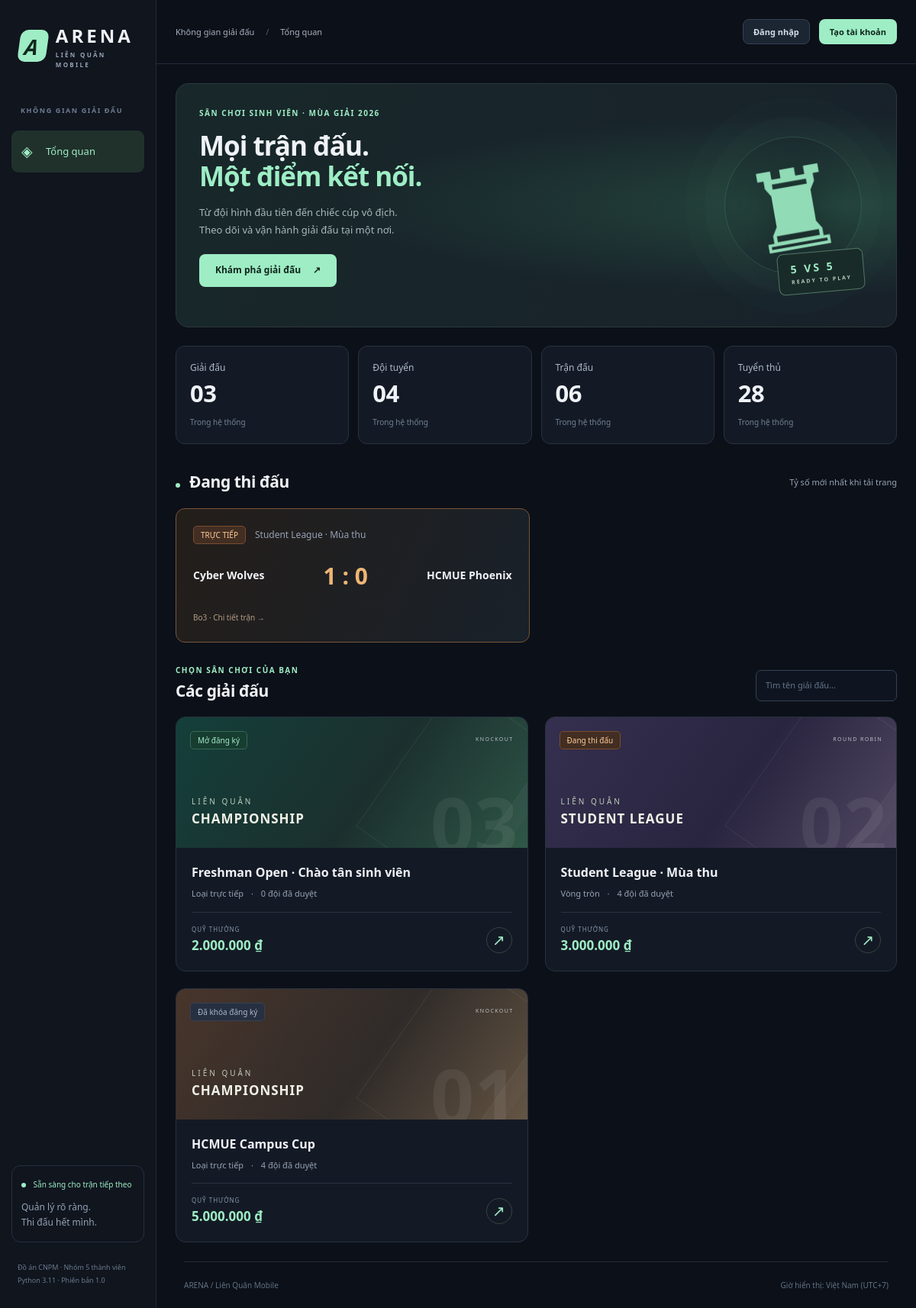
The page / on the database its author committed.
### tables this page shows
CREATE TABLE matches(id INTEGER PRIMARY KEY,event_id INTEGER NOT NULL REFERENCES events(id),round_id INTEGER NOT NULL REFERENCES rounds(id),slot INTEGER NOT NULL,team_a INTEGER REFERENCES teams(id),team_b INTEGER REFERENCES teams(id),best_of INTEGER NOT NULL CHECK(best_of IN(3,5)),starts TEXT,ends TEXT,referee_id INTEGER REFERENCES users(id),state TEXT NOT NULL DEFAULT 'scheduled' CHECK(state IN('scheduled','live','finished','bye')),winner_id INTEGER REFERENCES teams(id),next_id INTEGER REFERENCES matches(id),next_slot TEXT CHECK(next_slot IN('a','b')),version INTEGER NOT NULL DEFAULT 1,CHECK(team_a IS NULL OR team_b IS NULL OR team_a<>team_b),CHECK(starts IS NULL OR ends IS NULL OR starts<ends),UNIQUE(round_id,slot));

CREATE TABLE events(id INTEGER PRIMARY KEY,name TEXT NOT NULL,format TEXT NOT NULL CHECK(format IN('knockout','roundrobin')),status TEXT NOT NULL DEFAULT 'draft' CHECK(status IN('draft','open','locked','live','finished')),opens TEXT NOT NULL,closes TEXT NOT NULL,reserve_max INTEGER NOT NULL DEFAULT 2 CHECK(reserve_max BETWEEN 0 AND 2),win_points INTEGER NOT NULL DEFAULT 3,loss_points INTEGER NOT NULL DEFAULT 0,pool INTEGER NOT NULL DEFAULT 0 CHECK(pool>=0),CHECK(opens<closes),CHECK(win_points>loss_points AND loss_points>=0));

CREATE TABLE teams(id INTEGER PRIMARY KEY,name TEXT NOT NULL UNIQUE,tag TEXT NOT NULL,captain_id INTEGER NOT NULL REFERENCES students(id),active INTEGER NOT NULL DEFAULT 1);

### app/__init__.py (the view)
    @web.get("/")
    def home():
        events = query(
            "SELECT e.*,(SELECT COUNT(*) FROM entries WHERE event_id=e.id AND status='approved') teams FROM events e ORDER BY e.id DESC"
        )
        live = query("""SELECT m.*,a.name a_name,b.name b_name,e.name event_name,
        (SELECT COUNT(*) FROM games WHERE match_id=m.id AND winner_id=m.team_a) score_a,
        (SELECT COUNT(*) FROM games WHERE match_id=m.id AND winner_id=m.team_b) score_b
        FROM matches m JOIN events e ON e.id=m.event_id LEFT JOIN teams a ON a.id=m.team_a LEFT JOIN teams b ON b.id=m.team_b
        WHERE m.state='live' ORDER BY m.id LIMIT 3""")
        totals = {
            t: query("SELECT COUNT(*) n FROM " + t, one=True)["n"]
            for t in ["teams", "events", "matches", "students"]
        }
        return render_template("home.html", events=events, live=live, totals=totals)

### app/auth.py (called while the page is built)
def load_user():
    g.user = query(
        "SELECT u.*,s.ign,s.full_name FROM users u LEFT JOIN students s ON s.id=u.student_id WHERE u.id=? AND u.active=1",
        (session.get("uid"),),
        one=True,
    )
    if not g.user:
        session.pop("uid", None)

def csrf_token():
    if "csrf" not in session:
        session["csrf"] = secrets.token_hex(32)
    return session["csrf"]

def csrf_guard():
    if request.method == "POST":
        sent = request.form.get("csrf") or request.headers.get("X-CSRF-Token", "")
        if not secrets.compare_digest(sent, session.get("csrf", "")) or not sent:
            abort(400, description="Phiên biểu mẫu đã hết hạn. Hãy tải lại trang.")

### app/common.py (called while the page is built)
def can(permission):
    return bool(
        g.user
        and query(
            "SELECT 1 FROM role_permissions WHERE role=? AND permission=?",
            (g.user["role"], permission),
            one=True,
        )
    )

### app/db.py (called while the page is built)
def get_db():
    if "db" not in g:
        g.db = sqlite3.connect(
            current_app.config["DATABASE"], timeout=15, isolation_level=None
        )
        g.db.row_factory = sqlite3.Row
        g.db.execute("PRAGMA foreign_keys=ON")
        g.db.execute("PRAGMA journal_mode=WAL")
        g.db.execute("PRAGMA busy_timeout=15000")
    return g.db

def query(sql, args=(), one=False):
    rows = get_db().execute(sql, args).fetchall()
    return (rows[0] if rows else None) if one else rows

### app/templates/home.html
{% extends 'base.html' %}{% block content %}
<section class="hero"><div><div class="eyebrow">SÂN CHƠI SINH VIÊN · MÙA GIẢI 2026</div><h1>Mọi trận đấu.<br><span>Một điểm kết nối.</span></h1><p>Từ đội hình đầu tiên đến chiếc cúp vô địch.<br>Theo dõi và vận hành giải đấu tại một nơi.</p><div class="actions"><a class="btn" href="#events">Khám phá giải đấu <span>↗</span></a>{% if can('event') %}<a class="btn ghost" href="{{ url_for('event.create') }}">+ Tạo giải mới</a>{% endif %}</div></div><div class="hero-art" aria-hidden="true"><div class="orbit"></div><div class="trophy">♜</div><div class="hero-chip">5 VS 5 <span>READY TO PLAY</span></div></div></section>
<section class="metrics">{% for key,label in [('events','Giải đấu'),('teams','Đội tuyển'),('matches','Trận đấu'),('students','Tuyển thủ')] %}<div class="metric"><span>{{ label }}</span><strong>{{ '%02d'|format(totals[key]) }}</strong><small>Trong hệ thống</small></div>{% endfor %}</section>
{% if live %}<div class="section-heading"><h2><i class="dot"></i> Đang thi đấu</h2><span>Tỷ số mới nhất khi tải trang</span></div><div class="live-grid">{% for m in live %}<a class="live-card" href="{{ url_for('match.detail',mid=m.id) }}"><span class="badge live">TRỰC TIẾP</span><small>{{ m.event_name }}</small><div class="live-score"><b>{{ m.a_name }}</b><strong>{{ m.score_a }} : {{ m.score_b }}</strong><b>{{ m.b_name }}</b></div><span>Bo{{ m.best_of }} · Chi tiết trận →</span></a>{% endfor %}</div>{% endif %}
<div class="section-heading" id="events"><div><p class="eyebrow">CHỌN SÂN CHƠI CỦA BẠN</p><h2>Các giải đấu</h2></div><label class="search-label"><span class="sr-only">Tìm giải đấu</span><input id="event-search" type="search" placeholder="Tìm tên giải đấu…"></label></div>
<div class="event-grid">{% for e in events %}<article class="event-card" data-event-name="{{ e.name|lower }}"><div class="event-cover cover-{{ loop.index%3 }}"><span class="badge {{ e.status }}">{{ labels[e.status] }}</span><span class="cover-mark">{{ 'KNOCKOUT' if e.format=='knockout' else 'ROUND ROBIN' }}</span><div class="cover-title">LIÊN QUÂN<br><strong>{{ 'CHAMPIONSHIP' if e.format=='knockout' else 'STUDENT LEAGUE' }}</strong></div><span class="cover-no">{{ '%02d'|format(e.id) }}</span></div><div class="card-body"><h3><a href="{{ url_for('event.detail',eid=e.id) }}">{{ e.name }}</a></h3><p>{{ labels[e.format] }} <span>·</span> {{ e.teams }} đội đã duyệt</p><div class="card-bottom"><div><small>QUỸ THƯỞNG</small><strong>{{ e.pool|money }}</strong></div><a class="round-link" href="{{ url_for('event.detail',eid=e.id) }}" aria-label="Xem {{ e.name }}">↗</a></div></div></article>{% else %}<div class="empty"><h3>Chưa có giải đấu</h3><p>BTC có thể tạo giải đầu tiên từ menu bên trái.</p></div>{% endfor %}</div><p id="search-empty" hidden>Không có giải đấu khớp từ khóa.</p>
{% endblock %}

### app/templates/base.html (shortened to what this page needs)
<!doctype html><html lang="vi"><head><link rel="stylesheet" href="{{ url_for('static',filename='style.css') }}"></head>
<body><aside class="sidebar" id="sidebar"><a class="brand" href="{{ url_for('web.home') }}"><span class="brand-icon">A</span><span>ARENA<small>LIÊN QUÂN MOBILE</small></span></a><p class="nav-label">KHÔNG GIAN GIẢI ĐẤU</p><nav><a class="nav-item {{ 'active' if request.endpoint=='web.home' }}" href="{{ url_for('web.home') }}"><span>◈</span>Tổng quan</a></nav><div class="sidebar-note"><span class="dot"></span> Sẵn sàng cho trận tiếp theo<p>Quản lý rõ ràng.<br>Thi đấu hết mình.</p></div><div class="sidebar-foot">Đồ án CNPM · Nhóm 5 thành viên<br>Python 3.11 · Phiên bản 1.0</div></aside>
<div class="workspace"><header class="topbar"><button class="icon-btn mobile-only" id="menu-toggle" aria-label="Mở menu" aria-expanded="false">☰</button><span class="breadcrumb">Không gian giải đấu <span>/</span> {% block crumb %}Tổng quan{% endblock %}</span><div class="account">{% if g.user %}<span class="avatar">{{ (g.user.ign or g.user.username)[:1]|upper }}</span><span><b>{{ g.user.ign or g.user.username }}</b><small>{{ labels[g.user.role] }}</small></span><form method="post" action="{{ url_for('auth.logout') }}">{{ csrf_field() }}<button class="link-btn">Đăng xuất</button></form>{% else %}<a class="btn secondary small" href="{{ url_for('auth.login') }}">Đăng nhập</a><a class="btn small" href="{{ url_for('auth.register') }}">Tạo tài khoản</a>{% endif %}</div></header>
<main id="main">{% block content %}{% endblock %}</main><footer class="footer">ARENA / Liên Quân Mobile <span>Giờ hiển thị: Việt Nam (UTC+7)</span></footer></div></body></html>

### rows shown on the page
matches: event_name "Student League · Mùa thu", a_name "Cyber Wolves", score_a "1", score_b "0", b_name "HCMUE Phoenix", best_of "3"
events: status "Mở đăng ký", format "KNOCKOUT", format "CHAMPIONSHIP", name "Freshman Open · Chào tân sinh viên", format "Loại trực tiếp", teams "0", pool "2.000.000 ₫"
events: status "Đang thi đấu", format "ROUND ROBIN", format "STUDENT LEAGUE", name "Student League · Mùa thu", format "Vòng tròn", teams "4", pool "3.000.000 ₫"
events: status "Đã khóa đăng ký", format "KNOCKOUT", format "CHAMPIONSHIP", name "HCMUE Campus Cup", format "Loại trực tiếp", teams "4", pool "5.000.000 ₫"

### other values the page prints
{{ label }} "Giải đấu" "Đội tuyển" "Trận đấu" "Tuyển thủ"
{{ '%02d'|format(totals[key]) }} "03" "04" "06" "28"
